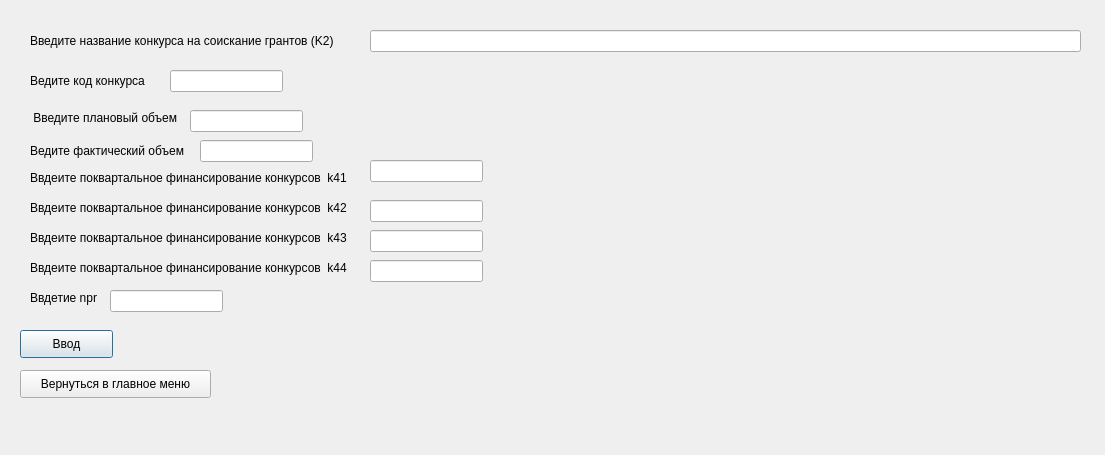
<?xml version="1.0" encoding="UTF-8"?>
<ui version="4.0">
 <class>Dialog</class>
 <widget class="QDialog" name="Dialog">
  <property name="geometry">
   <rect>
    <x>0</x>
    <y>0</y>
    <width>1105</width>
    <height>455</height>
   </rect>
  </property>
  <property name="windowTitle">
   <string>Dialog</string>
  </property>
  <widget class="QLabel" name="label">
   <property name="geometry">
    <rect>
     <x>30</x>
     <y>30</y>
     <width>401</width>
     <height>21</height>
    </rect>
   </property>
   <property name="text">
    <string>Введите название конкурса на соискание грантов (K2)</string>
   </property>
  </widget>
  <widget class="QLabel" name="label_2">
   <property name="geometry">
    <rect>
     <x>30</x>
     <y>70</y>
     <width>341</width>
     <height>21</height>
    </rect>
   </property>
   <property name="text">
    <string>Ведите код конкурса </string>
   </property>
  </widget>
  <widget class="QLabel" name="label_3">
   <property name="geometry">
    <rect>
     <x>30</x>
     <y>110</y>
     <width>251</width>
     <height>16</height>
    </rect>
   </property>
   <property name="text">
    <string> Введите плановый объем </string>
   </property>
  </widget>
  <widget class="QLabel" name="label_4">
   <property name="geometry">
    <rect>
     <x>30</x>
     <y>140</y>
     <width>161</width>
     <height>21</height>
    </rect>
   </property>
   <property name="text">
    <string>Ведите фактический объем</string>
   </property>
  </widget>
  <widget class="QLabel" name="label_5">
   <property name="geometry">
    <rect>
     <x>30</x>
     <y>170</y>
     <width>361</width>
     <height>16</height>
    </rect>
   </property>
   <property name="text">
    <string>Ввдеите поквартальное финансирование конкурсов  k41</string>
   </property>
  </widget>
  <widget class="QLabel" name="label_6">
   <property name="geometry">
    <rect>
     <x>30</x>
     <y>200</y>
     <width>361</width>
     <height>16</height>
    </rect>
   </property>
   <property name="text">
    <string>Ввдеите поквартальное финансирование конкурсов  k42</string>
   </property>
  </widget>
  <widget class="QLabel" name="label_7">
   <property name="geometry">
    <rect>
     <x>30</x>
     <y>230</y>
     <width>361</width>
     <height>16</height>
    </rect>
   </property>
   <property name="text">
    <string>Ввдеите поквартальное финансирование конкурсов  k43</string>
   </property>
  </widget>
  <widget class="QLabel" name="label_8">
   <property name="geometry">
    <rect>
     <x>30</x>
     <y>260</y>
     <width>361</width>
     <height>16</height>
    </rect>
   </property>
   <property name="text">
    <string>Ввдеите поквартальное финансирование конкурсов  k44</string>
   </property>
  </widget>
  <widget class="QLineEdit" name="lineEdit_k2">
   <property name="geometry">
    <rect>
     <x>370</x>
     <y>30</y>
     <width>711</width>
     <height>22</height>
    </rect>
   </property>
  </widget>
  <widget class="QLineEdit" name="lineEdit_codkon">
   <property name="geometry">
    <rect>
     <x>170</x>
     <y>70</y>
     <width>113</width>
     <height>22</height>
    </rect>
   </property>
  </widget>
  <widget class="QLineEdit" name="lineEdit_k12">
   <property name="geometry">
    <rect>
     <x>190</x>
     <y>110</y>
     <width>113</width>
     <height>22</height>
    </rect>
   </property>
  </widget>
  <widget class="QLineEdit" name="lineEdit_k42">
   <property name="geometry">
    <rect>
     <x>370</x>
     <y>200</y>
     <width>113</width>
     <height>22</height>
    </rect>
   </property>
  </widget>
  <widget class="QLineEdit" name="lineEdit_k41">
   <property name="geometry">
    <rect>
     <x>370</x>
     <y>160</y>
     <width>113</width>
     <height>22</height>
    </rect>
   </property>
  </widget>
  <widget class="QLineEdit" name="lineEdit_k4">
   <property name="geometry">
    <rect>
     <x>200</x>
     <y>140</y>
     <width>113</width>
     <height>22</height>
    </rect>
   </property>
  </widget>
  <widget class="QLineEdit" name="lineEdit_k43">
   <property name="geometry">
    <rect>
     <x>370</x>
     <y>230</y>
     <width>113</width>
     <height>22</height>
    </rect>
   </property>
  </widget>
  <widget class="QLineEdit" name="lineEdit_k44">
   <property name="geometry">
    <rect>
     <x>370</x>
     <y>260</y>
     <width>113</width>
     <height>22</height>
    </rect>
   </property>
  </widget>
  <widget class="QPushButton" name="pb_input">
   <property name="geometry">
    <rect>
     <x>20</x>
     <y>330</y>
     <width>93</width>
     <height>28</height>
    </rect>
   </property>
   <property name="text">
    <string>Ввод</string>
   </property>
  </widget>
  <widget class="QPushButton" name="pb_to_main">
   <property name="geometry">
    <rect>
     <x>20</x>
     <y>370</y>
     <width>191</width>
     <height>28</height>
    </rect>
   </property>
   <property name="text">
    <string>Вернуться в главное меню</string>
   </property>
  </widget>
  <widget class="QLabel" name="label_9">
   <property name="geometry">
    <rect>
     <x>30</x>
     <y>290</y>
     <width>81</width>
     <height>16</height>
    </rect>
   </property>
   <property name="text">
    <string>Ввдетие npr</string>
   </property>
  </widget>
  <widget class="QLineEdit" name="lineEdit_npr">
   <property name="geometry">
    <rect>
     <x>110</x>
     <y>290</y>
     <width>113</width>
     <height>22</height>
    </rect>
   </property>
  </widget>
 </widget>
 <resources/>
 <connections/>
</ui>
